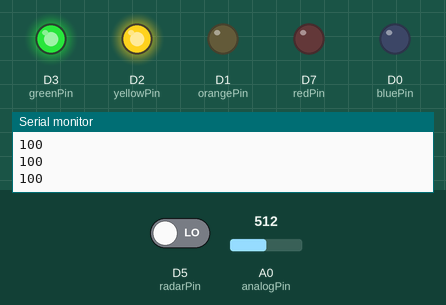
This sketch was run on a simulated ESP8266 (Wemos D1 mini). Parts: output pins drawn as LEDs (lit = HIGH), the last lines printed to the serial monitor. Inputs (shaded band) come from the test bench; at power-on: A0 (analogPin) = 512, D5 (radarPin) LOW.

Above: at 1.2 s.
1.3 s: A0 (analogPin) set to 552
2.8 s: A0 (analogPin) set to 570
At 4.0 s:
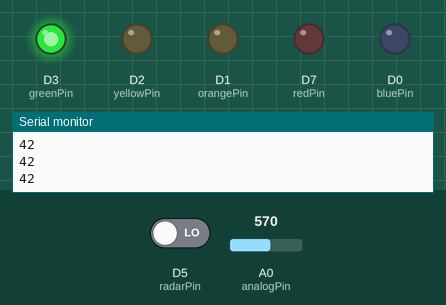
4.3 s: A0 (analogPin) set to 511
At 4.8 s:
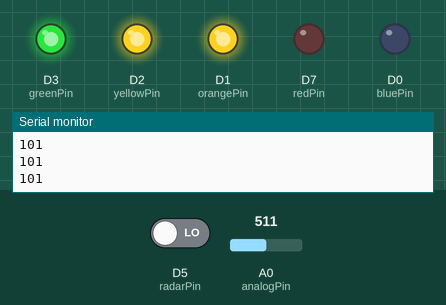
5.8 s: A0 (analogPin) set to 422
7.3 s: A0 (analogPin) set to 395
At 8.2 s:
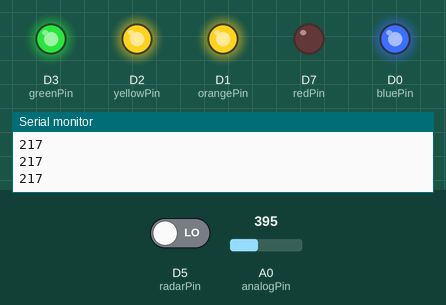
8.8 s: A0 (analogPin) set to 716
At 9.7 s:
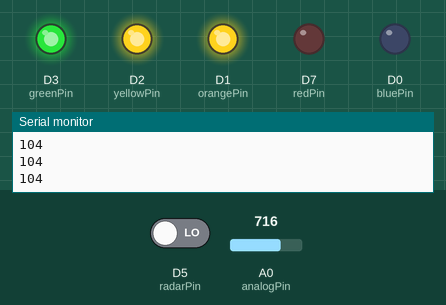
Timing chart, 0 to 11.3 s (numbered marks = the images above; inputs shaded):
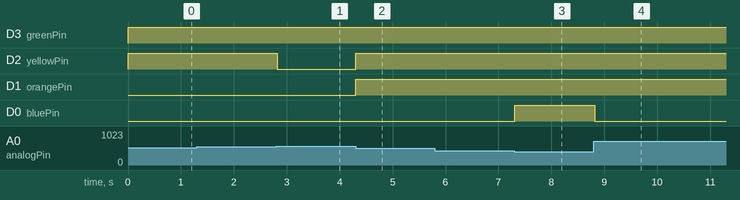

The sketch:

send.ino
```cpp
/*
 * ESP8266_RCWL-0516
 * Adds ability to read Pin 12 on the RCWL-9196 IC which is located on the RCWL-0516 sensor module
 * Displays Analog on the Arduino terminal as well as on LEDs.
 *
 * Pin and wiring connections:
 * RCWL-0516       Wemos D1 Mini
 * ---------       -------------
 * Vcc             5V
 * OUT             D5
 * GND             GND
 * Analog          A0
 *
 * LEDs            Wemos D1 Mini         Meaning
 * --------        -------------         -----------------------------------------------------
 * Onboard         D4                    Onboard blue LED toggles with OUT pin on RCWL-0516
 * Green           D3                    RCWL-0516 output is just at or above noise level
 * Yellow          D2                    RCWL-9196 analog reading is low range
 * Orange          D1                    RCWL-9196 analog reading is medium range
 * Blue            D0                    RCWL-9196 analog reading is high range
 * Red             D7                    RCWL-9196 analog reading is very high range
 *
 * Protect all LEDs with current limiting resistors
 *
 * Frank Milburn  May 2018
 */

const int radarPin = D5;
const int analogPin = A0;
const int outPin = LED_BUILTIN;
const int redPin = D7;
const int greenPin = D3;
const int yellowPin = D2;
const int orangePin = D1;
const int bluePin = D0;
boolean lastRadarState = 0;
unsigned long radarCount = 0;

void setup() {
  pinMode(radarPin, INPUT);
  digitalRead(radarPin);
  pinMode(outPin, INPUT);
  digitalWrite(outPin, LOW);
  pinMode (redPin, OUTPUT);
  digitalWrite(redPin, LOW);
  pinMode (greenPin, OUTPUT);
  digitalWrite(greenPin, LOW);
  pinMode (yellowPin, OUTPUT);
  digitalWrite(yellowPin, LOW);
  pinMode (orangePin, OUTPUT);
  digitalWrite(orangePin, LOW);
  pinMode (bluePin, OUTPUT);
  digitalWrite(bluePin, LOW);

  // delay(5000);                  // let things settle

  Serial.begin(115200);
  Serial.println("Starting RCWL-0516 Analog Test...");
}

void loop() {

  boolean radarTrap = false;
  radarTrap = digitalRead(radarPin);
  if (radarTrap == true){
    if (lastRadarState == false){
      radarCount++;
      lastRadarState = true;
      //Serial.print("Motion detected: ");
      //Serial.println(radarCount);
      digitalWrite(outPin, HIGH);
    }
  }
  else {
    lastRadarState = false;
    digitalWrite(outPin, LOW);
  }
  unsigned analogValue = abs(analogRead(analogPin) - 612);
  Serial.println(analogValue);
  if (analogValue > 25) {
    digitalWrite(greenPin, HIGH);
  }
  else {
    digitalWrite(greenPin, LOW);
  }
  if (analogValue > 50) {
    digitalWrite(yellowPin, HIGH);
  }
  else {
    digitalWrite(yellowPin, LOW);
  }
  if (analogValue > 100) {
    digitalWrite(orangePin, HIGH);
  }
  else {
    digitalWrite(orangePin, LOW);
  }
  if (analogValue > 200) {
    digitalWrite(bluePin, HIGH);
  }
  else {
    digitalWrite(bluePin, LOW);
  }
  if (analogValue > 250) {
    digitalWrite(redPin, HIGH);
  }
  else {
    digitalWrite(redPin, LOW);
  }
  delay(25);
}
```

Measured:
- the behaviour switches between 561 and 562 on A0 (analogPin) (found by bisection; images 0 and 1)
- the behaviour switches between 412 and 411 on A0 (analogPin) (found by bisection; images 2 and 3)
- after the input at 2.8 s, D2 (yellowPin): HIGH → LOW at once
- after the input at 4.3 s, D2 (yellowPin), D1 (orangePin): LOW → HIGH at once
- after the input at 7.3 s, D0 (bluePin): LOW → HIGH at once
- after the input at 8.8 s, D0 (bluePin): HIGH → LOW at once
